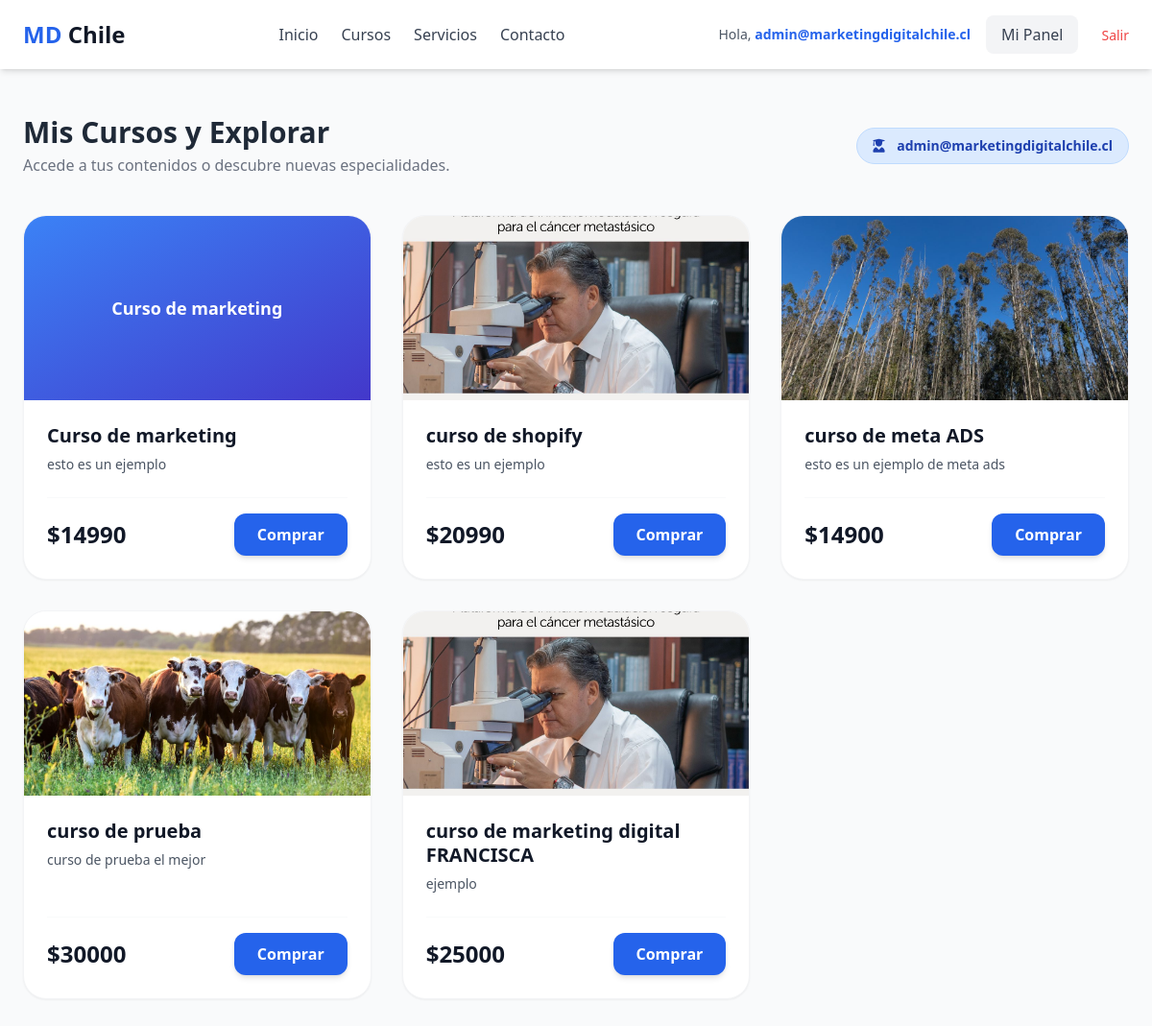
/dashboard/ (signed in), run on the app's committed database.
### users/models.py (models this page shows, shortened)
class User(AbstractUser):
    is_client = models.BooleanField(default=True) # Por defecto todos son clientes
    is_admin_user = models.BooleanField(default=False)
    profile_picture = models.ImageField(upload_to='users/profiles/', null=True, blank=True)
    bio = models.TextField(max_length=500, blank=True)
    rut = models.CharField(max_length=12, blank=True, null=True) # Importante para facturación en Chile
    linkedin_url = models.URLField(blank=True, null=True)

### courses/models.py (models this page shows, shortened)
class Course(models.Model):
    title = models.CharField(max_length=200)
    slug = models.SlugField(unique=True, blank=True, null=True)
    description = models.TextField()
    image = models.ImageField(upload_to='courses/banners/', null=True, blank=True)
    price = models.IntegerField(default=0) # Pesos Chilenos (CLP)
    is_published = models.BooleanField(default=False)
    admin_signature = models.ImageField(upload_to='courses/signatures/', null=True, blank=True)
    created_by = models.ForeignKey(
        settings.AUTH_USER_MODEL,
        on_delete=models.CASCADE,
        related_name='courses_created'
    )
    created_at = models.DateTimeField(auto_now_add=True)

### courses/views.py (the view)
# urls.py: path('dashboard/', dashboard, name='dashboard'),
@login_required
def dashboard(request):
    todos_los_cursos = Course.objects.filter(is_published=True)
    mis_matriculas_ids = Enrollment.objects.filter(user=request.user).values_list('course_id', flat=True)
    return render(request, 'dashboard.html', {
        'cursos': todos_los_cursos,
        'mis_matriculas_ids': mis_matriculas_ids
    })

### templates/dashboard.html (shortened to what this page needs)
{% extends 'base.html' %}
{% block content %}
<div class="bg-gray-50 min-h-screen py-12 px-6">
    <div class="max-w-6xl mx-auto">
        <div class="flex flex-col md:flex-row justify-between items-start md:items-center mb-10 gap-4">
            <div>
                <h1 class="text-3xl font-bold text-gray-800">Mis Cursos y Explorar</h1>
                <p class="text-gray-500 mt-1">Accede a tus contenidos o descubre nuevas especialidades.</p>
            </div>
            <span class="bg-blue-100 text-blue-800 text-sm font-semibold px-4 py-2 rounded-full border border-blue-200">
                <i class="fas fa-user-graduate mr-2"></i> {{ user.email }}
            </span>
        </div>
        <div class="grid grid-cols-1 md:grid-cols-3 gap-8">
            {% for curso in cursos %}
                <div class="bg-white rounded-3xl shadow-sm hover:shadow-2xl transition-all duration-300 overflow-hidden border border-gray-100 flex flex-col h-full">
                    <div class="relative h-48 overflow-hidden">
                        {% if curso.image %}
                            <img src="{{ curso.image.url }}" class="w-full h-full object-cover" alt="{{ curso.title }}">
                        {% else %}
                            <div class="w-full h-full bg-gradient-to-br from-blue-500 to-indigo-700 flex items-center justify-center text-white p-6 text-center">
                                <span class="font-bold text-lg">{{ curso.title }}</span>
                            </div>
                        {% endif %}
                    </div>
                    <div class="p-6 flex flex-col flex-grow">
                        <h3 class="text-xl font-bold text-gray-900 mb-2 leading-tight">{{ curso.title }}</h3>
                        <p class="text-gray-600 text-sm line-clamp-3 mb-6 flex-grow">{{ curso.description }}</p>
                        <div class="flex justify-between items-center pt-4 border-t border-gray-50">
                            {% if curso.id in mis_matriculas_ids %}
                                <div class="flex flex-col">
                                    <span class="text-xs text-gray-400 uppercase font-bold">Estado</span>
                                    <span class="text-green-600 font-bold text-sm">Inscrito</span>
                                </div>
                                <a href="{% url 'course_detail' curso.id %}" class="bg-green-600 text-white px-6 py-2.5 rounded-xl font-bold hover:bg-green-700 transition shadow-md">
                                    Ingresar
                                </a>
                            {% else %}
                                <span class="text-2xl font-black text-gray-900">${{ curso.price }}</span>
                                <a href="{% url 'checkout' curso.id %}" class="bg-blue-600 text-white px-6 py-2.5 rounded-xl font-bold hover:bg-blue-700 transition shadow-md">
                                    Comprar
                                </a>
                            {% endif %}
                        </div>
                    </div>
                </div>
            {% empty %}
                <div class="col-span-1 md:col-span-3 bg-white border-2 border-dashed border-gray-200 rounded-3xl py-20 text-center">
                    <p class="text-gray-500 text-lg font-medium">No hay cursos publicados todavía.</p>
                </div>
            {% endfor %}
        </div>
    </div>
</div>
{% endblock %}

### templates/base.html (shortened to what this page needs)
<!DOCTYPE html>
<html lang="es">
<head>
    <script src="https://cdn.tailwindcss.com"></script>
    <link rel="stylesheet" href="https://cdnjs.cloudflare.com/ajax/libs/font-awesome/6.0.0/css/all.min.css">
</head>
<body class="bg-gray-50 flex flex-col min-h-screen">
    <nav class="bg-white shadow-md py-4 px-6 flex justify-between items-center sticky top-0 z-50">
        <a href="{% url 'home' %}" class="text-2xl font-bold text-blue-600">
            MD <span class="text-gray-900">Chile</span>
        </a>
        <div class="hidden md:flex space-x-6 font-medium text-gray-700">
            <a href="{% url 'home' %}" class="hover:text-blue-600 transition">Inicio</a>
            <a href="{% url 'dashboard' %}" class="hover:text-blue-600 transition">Cursos</a>
            <a href="#" class="hover:text-blue-600 transition">Servicios</a>
            <a href="#" class="hover:text-blue-600 transition">Contacto</a>
        </div>
        <div class="flex items-center space-x-4">
            {% if user.is_authenticated %}
                <span class="text-sm text-gray-600 hidden md:block">
                    Hola, <span class="font-bold text-blue-600">
                        {% if user.first_name %}{{ user.first_name }}{% else %}{{ user.email }}{% endif %}
                    </span>
                </span>
                <a href="{% url 'dashboard' %}" class="bg-gray-100 text-gray-700 px-4 py-2 rounded-lg hover:bg-gray-200 transition font-medium">
                    Mi Panel
                </a>
                <form method="post" action="{% url 'account_logout' %}" class="inline">
                    <button type="submit" class="text-red-500 hover:text-red-700 text-sm font-medium ml-2">
                        Salir
                    </button>
                </form>
            {% endif %}
        </div>
    </nav>
    <main class="flex-grow">
        {% block content %}{% endblock %}
    </main>

### data on the page
User: email "admin@marketingdigitalchile.cl"
Course: title "Curso de marketing", description "esto es un ejemplo", price "14990"
Course: image (picture), title "curso de shopify", description "esto es un ejemplo", price "20990"
Course: image (picture), title "curso de meta ADS", description "esto es un ejemplo de meta ads", price "14900"
Course: image (picture), title "curso de prueba", description "curso de prueba el mejor", price "30000"
Course: image (picture), title "curso de marketing digital FRANCISCA", description "ejemplo", price "25000"
